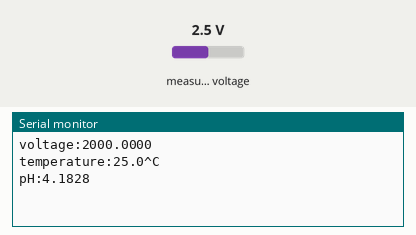
Recording of a sketch running on a simulated ESP32. Parts: the last lines printed to the serial monitor. The test bench sets the inputs (shaded band); at power-on: measured voltage 2.5 V. EEPROM starts erased.

Above: at 1.8 s.
1.9 s: measured voltage set to 0.1 V
At 2.8 s:
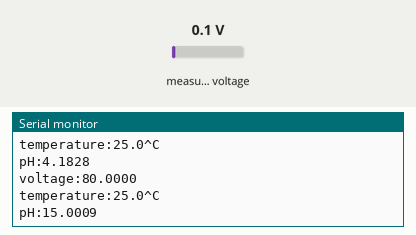
3.4 s: measured voltage set to 1.2 V
At 4.4 s:
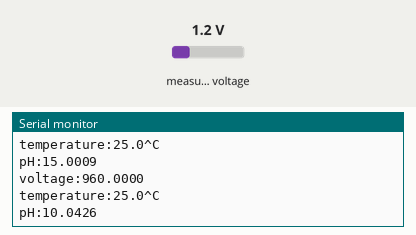
Timing chart, 0 to 6.4 s (numbered marks = the images above; inputs shaded):
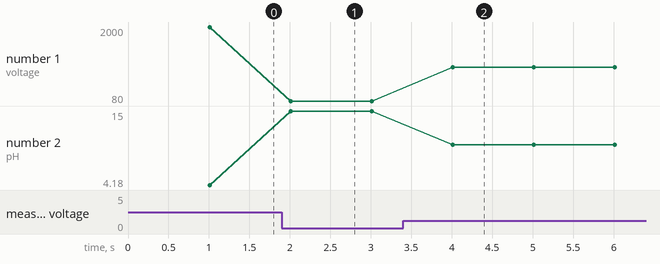

Measured:
- after the input at 1.9 s, the serial monitor: prints a new line after 0.11 s (image 1)
- after the input at 3.4 s, the serial monitor: prints a new line after 0.61 s (image 2)
- plotted number 1: 2000 → 80 after the input at 1.9 s, 80 → 960 after the input at 3.4 s
- plotted number 2: 4.18 → 15 after the input at 1.9 s, 15 → 10.04 after the input at 3.4 s

The sketch:

Test_pH.ino
```cpp
#include "DFRobot_ESP_PH.h"
#include <Adafruit_ADS1X15.h>
#include <EEPROM.h>


Adafruit_ADS1115 ads;
DFRobot_ESP_PH ph;
#define ESPADC 4096.0   //the esp Analog Digital Convertion value
#define ESPVOLTAGE 3.3 //the esp voltage supply value
float voltage, phValue, temperature = 25;
int16_t adc0;

void setup()
{
  Serial.begin(115200);
  EEPROM.begin(32);//needed to permit storage of calibration value in eeprom
  ads.setGain(GAIN_ONE);
  ads.begin();
  ph.begin();
}

void loop()
{
  static unsigned long timepoint = millis();
  if (millis() - timepoint > 1000U) //time interval: 1s
  {
    timepoint = millis();
    //voltage = rawPinValue / esp32ADC * esp32Vin
    voltage = ads.readADC_SingleEnded(0)/10;
    Serial.print("voltage:");
    Serial.println(voltage, 4);

    //temperature = readTemperature();  // read your temperature sensor to execute temperature compensation
    Serial.print("temperature:");
    Serial.print(temperature, 1);
    Serial.println("^C");

    phValue = ph.readPH(voltage, temperature); // convert voltage to pH with temperature compensation
    Serial.print("pH:");
    Serial.println(phValue, 4);
  }
  ph.calibration(voltage, temperature); // calibration process by Serail CMD
}
```
